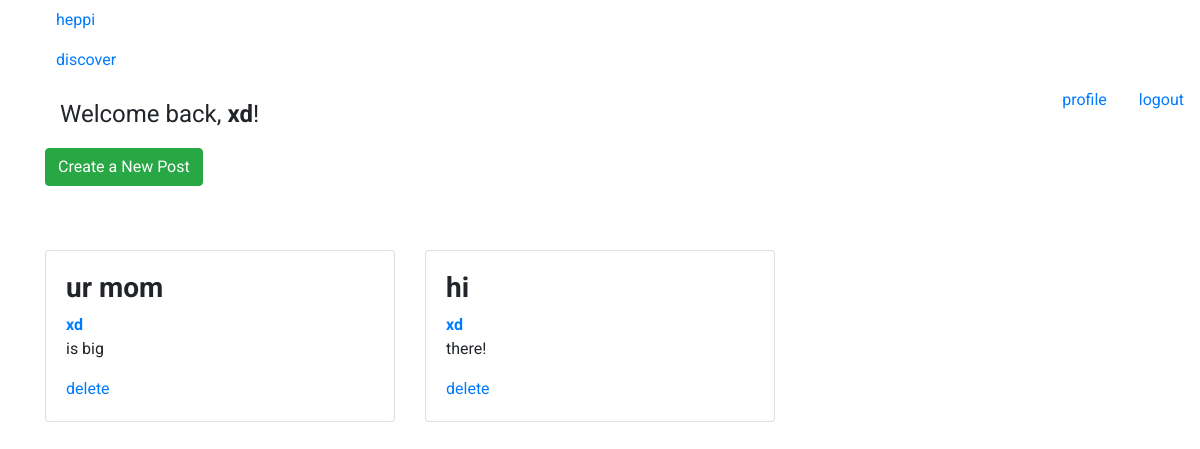
The page / (signed in) on the database its author committed.
### main/models.py (models this page shows, shortened)
class Post(models.Model):
    title = models.CharField(max_length=200)
    body = models.TextField()
    author = models.ForeignKey(User, on_delete=models.DO_NOTHING, null=True)
    created_at = models.DateTimeField()

### main/views.py (the view, shortened to what this page needs)
# urls.py: path('', views.main_view, name='main_view'),
def main_view(request):
    if not request.user.is_authenticated:
        return redirect('/splash')
    posts = Post.objects.all().order_by('-created_at')
    return render(request, 'main.html', {'posts': posts})

### main/templates/main.html (shortened to what this page needs)
{% extends 'base.html' %}
{% load static %}
{% block content %}
    <div class="row">
        <div class="col-md-12">
            {% if user.is_authenticated %}
                <p style="font-size: 24px;">Welcome back, <b>{{ user.username }}</b>!</p>
            {% endif %}
        </div>
    </div>
    <div class="row">
        <div class="col-md-12" style="margin-bottom: 1.5rem">
            <a href="new_post"><button type="button" class="btn btn-success">Create a New Post</button></a>
        </div>
    </div>
    <div class="row">
    </div>
    <div class="row">
        {% for post in posts %}
        <div class="col-md-4" style="margin-bottom: 1.5rem">
            <div class="card">
                <div class="card-body">
                    <h3><strong>{{ post.title }}</strong></h3>
                    <span><b><a href="{% url 'user_view' username=post.author.username %}">{{ post.author.username }}</a></b></span>
                    <p>{{ post.body }}</p>
                    {% if post.author == user %}
                        <a href="delete?id={{ post.id }}">delete</a>
                    {% endif %}
                </div>
            </div>
        </div>
        {% endfor %}
    </div>
{% endblock %}

### main/static/css/base.css (style rules this page uses)
* { font-family: 'Roboto', sans-serif; }
a { text-decoration: none; }

### rows shown on the page
Post: title "ur mom", author.username "xd", body "is big"
Post: title "hi", author.username "xd", body "there!"

### other values the page prints
{{ user.username }} "xd"
